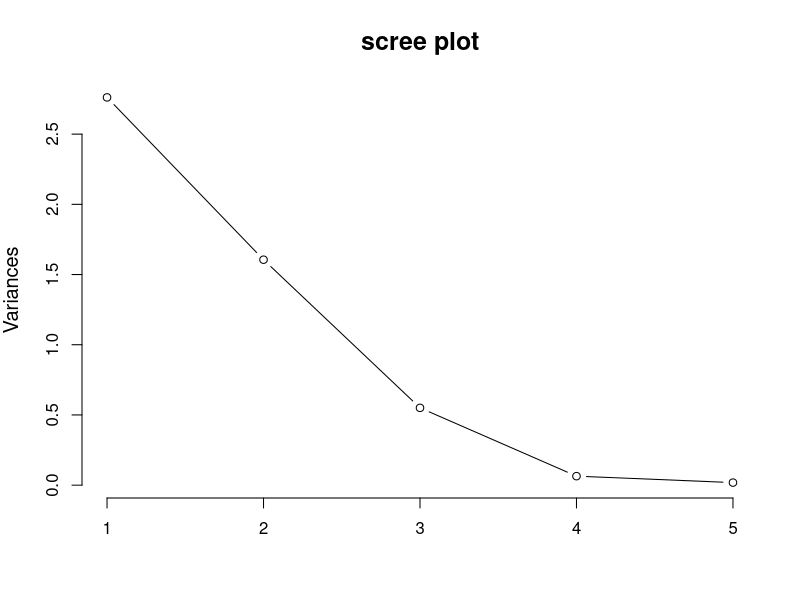
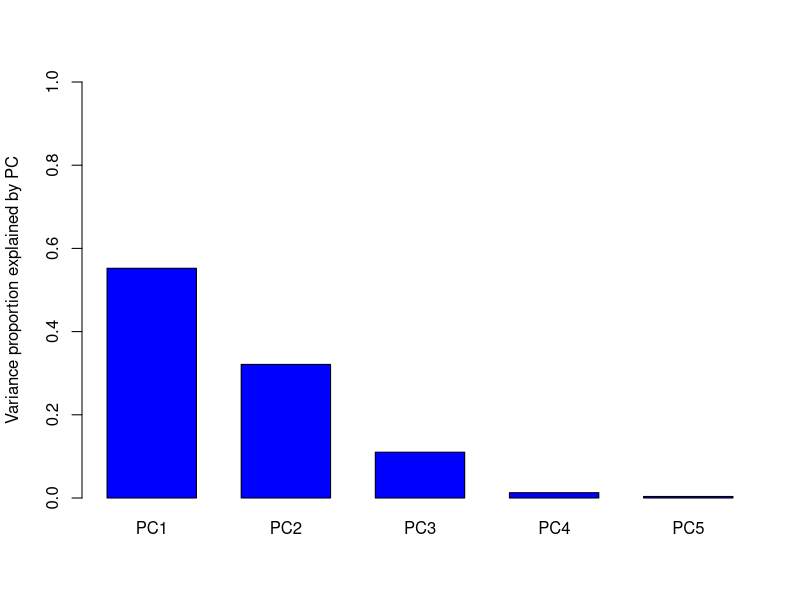

Source code (R) for these figures, in order:
# ch04_ex1_PCA.R
# ch4.3 Principle Component Analysis

# ex4-5 (centered matrix)
x<-matrix(c(1, 2,3,2, -1, 0 , -1, -1, 0,-2,-2,-1), nrow=3, ncol=4, byrow=T)
x

# singular decomposition of x
s<-svd(x)
diag(s$d)
s$u
s$v

#x'x
t(x)%*%x
s1<-svd(t(x)%*%x)
s1
round(diag(s1$d),2)

# check (x'x)*eigenvector[,2]=eigenvalue[2]*eigenvector[,2]
(t(x)%*%x)%*%s1$v[,2]
s1$v[,2]*s1$d[2]

# ex4-6
# read csv file (centered matrix)
dat1<-read.csv(file="data/ch4_dat1.csv")
# define as matrix
x<-as.matrix(dat1)
# singular decomposition
s<-svd(x)
diag(s$d)
s$u
s$v
# check x= s$u%*%diag(s$d)%*%s$v
s$u%*%diag(s$d)%*%s$v

s<-svd(t(x)%*%x)
s$d[1]/sum(s$d)

# ex4-12
# read csv file
dat2<-read.csv(file="data/ch4_dat2.csv")

# data preprocessing
x <- as.matrix(dat2[, 2:6])

#Check correlation
cor(dat2[2:6])
round(cor(dat2[2:6]), 3)

# 1.PCA(center=T->mean=0, scale.=T->variance=1)
pca_fit<-prcomp(dat2[,2:6],center=T,scale.=T)
pca_fit

# eigenvalue of covariance matrix
pca_fit$sdev^2

# 1.scree plot : to choose the number of components
plot(pca_fit,type="l", main="scree plot", cex.main=1.5, cex.axis=2, cex.lab=1.2)

# bar plot 
# eigenvalue of cov(x)
pca_var<-pca_fit$sdev^2
pca_var
# 2. Bar plot of variance proportion explained by each PC
rate_var<-pca_var/sum(pca_var)
rate_var
categories <- c("PC1", "PC2", "PC3", "PC4", "PC5")
barplot(rate_var, names.arg=categories, cex.axis=1,ylab="Variance proportion explained by PC", col="blue", space=0.5,width=1, ylim=c(0,1))


